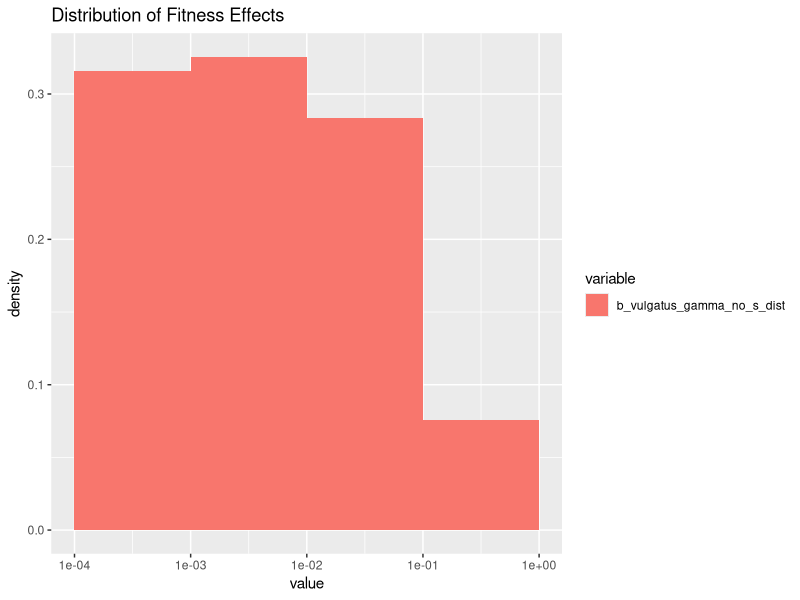
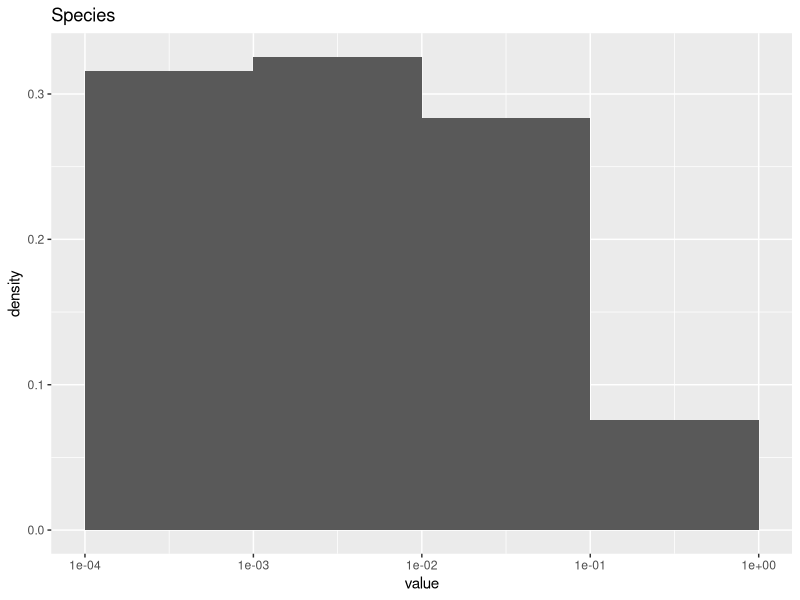
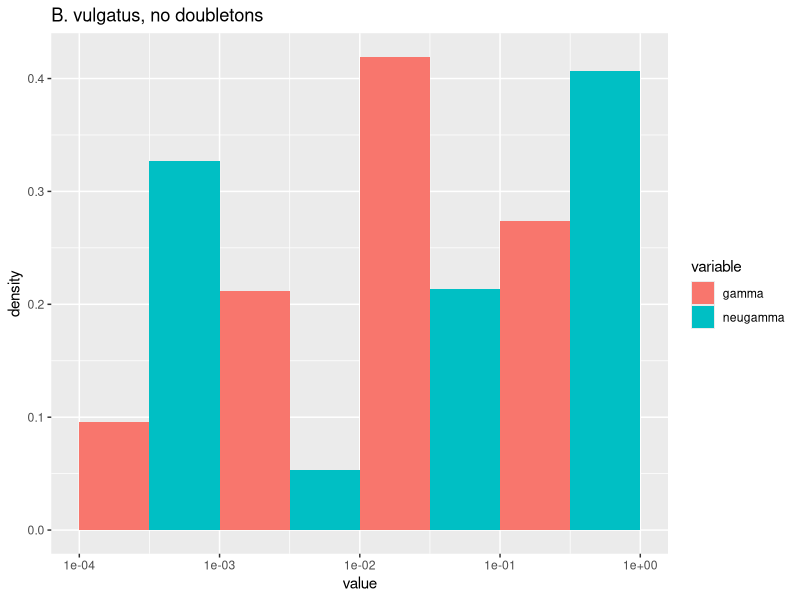
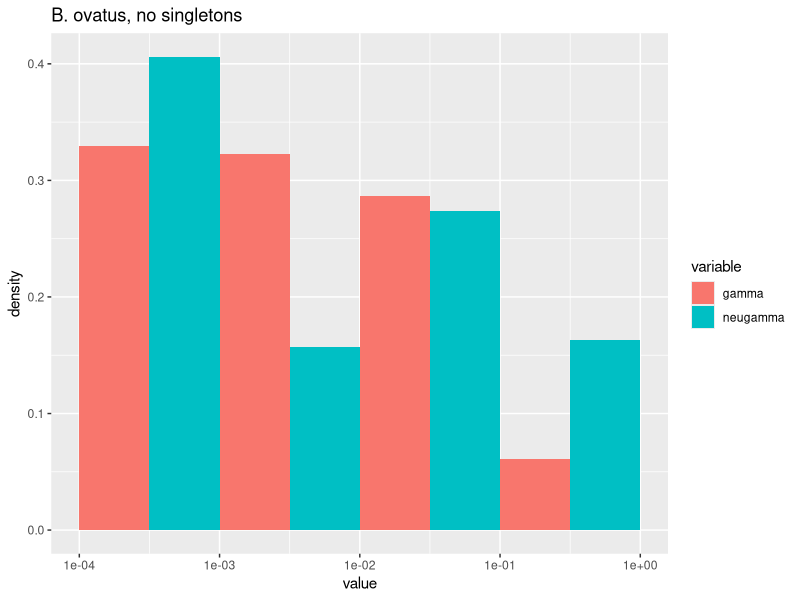
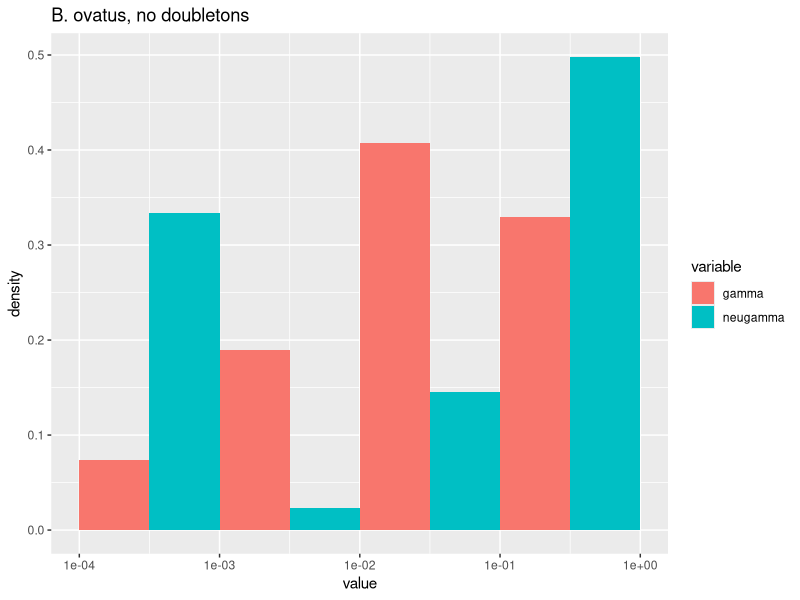
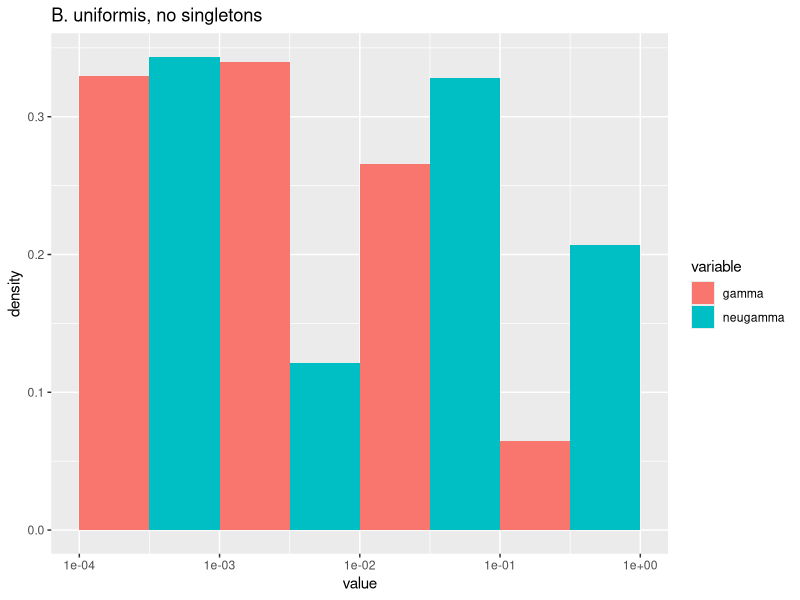
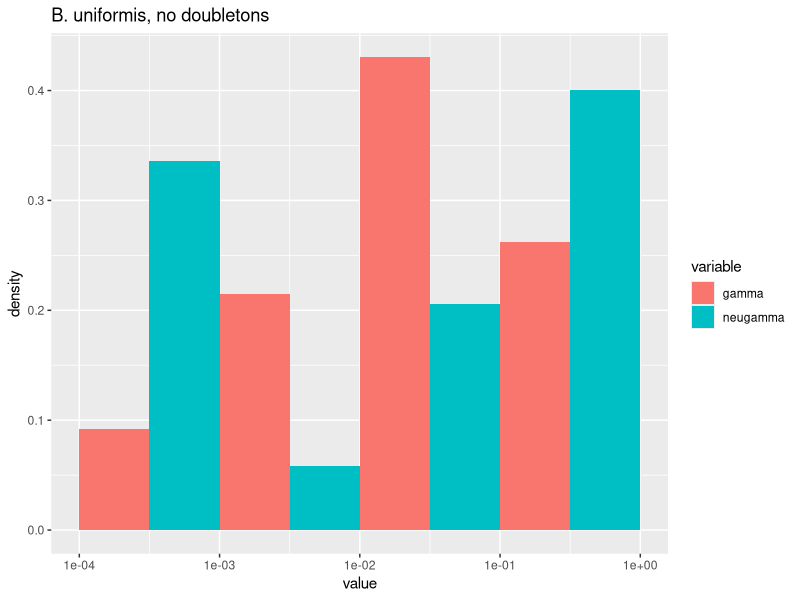
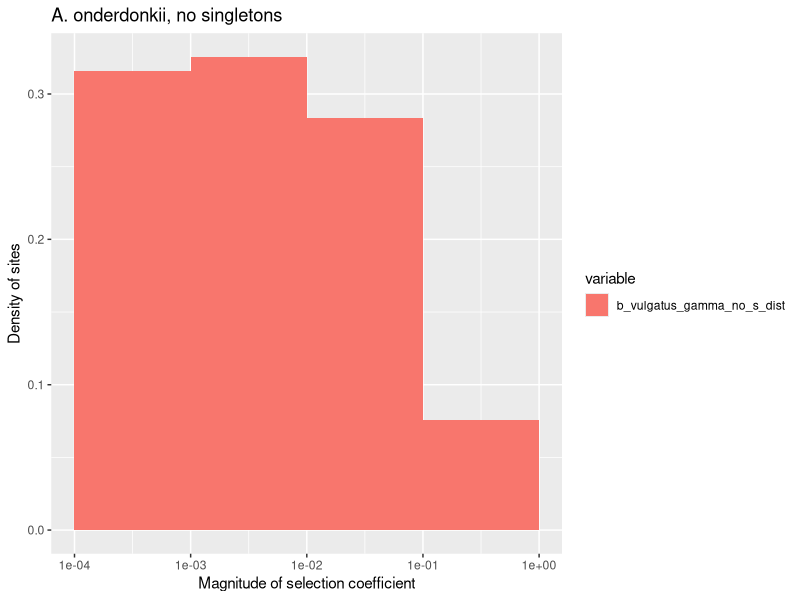

R code for these plots, in order:
# DFE_visual_comparison.R
# Author: Jonathan Mah
# Date: 20210316
# This script is used to visually compare different DFE's.

library(ggplot2)
library(reshape2)

set.seed(1)

# B_vulgatus

b_vulgatus_gamma_no_s_shape = 0.0280127
b_vulgatus_gamma_no_s_scale = 0.1547839

b_vulgatus_gamma_no_s_dist = rgamma(10000, shape=b_vulgatus_gamma_no_s_shape, scale=b_vulgatus_gamma_no_s_scale)

b_vulgatus_neugamma_no_s_shape = 0.3280127
b_vulgatus_neugamma_no_s_scale = 0.2547839

b_vulgatus_neugamma_no_s_dist = rgamma(10000, shape=b_vulgatus_neugamma_no_s_shape, scale=b_vulgatus_neugamma_no_s_scale)

b_vulgatus_neugamma_no_s_dist[1:3000] = 0.0002

b_vulgatus_no_s_df = data.frame(gamma=b_vulgatus_gamma_no_s_dist,
                                neugamma=b_vulgatus_neugamma_no_s_dist)

b_vulgatus_no_s_df = data.frame(b_vulgatus_gamma_no_s_dist)

ggplot(melt(b_vulgatus_no_s_df), aes(x=value, y=..density.., fill = variable)) + 
  geom_histogram(position = "dodge",
                 breaks=c(0.0001, 0.001, 0.01, 0.1, 1),
    bins=100) +
  scale_x_log10() +
  ggtitle('Distribution of Fitness Effects')

ggplot(melt(b_vulgatus_gamma_no_s_dist), aes(x=value, y=..density..)) +
  geom_histogram(position='dodge',
                 breaks=c(0.0001, 0.001,  0.01, 0.1, 1)) +
  scale_x_log10() +
  ggtitle('Species')

b_vulgatus_gamma_no_d_shape = 0.3562186
b_vulgatus_gamma_no_d_scale = 0.2356798

b_vulgatus_gamma_no_d_dist = rgamma(10000, shape=b_vulgatus_gamma_no_d_shape, scale=b_vulgatus_gamma_no_d_scale)

b_vulgatus_neugamma_no_d_shape = 0.6357227
b_vulgatus_neugamma_no_d_scale = 0.4673892

b_vulgatus_neugamma_no_d_dist = rgamma(10000, shape=b_vulgatus_neugamma_no_d_shape, scale=b_vulgatus_neugamma_no_d_scale)

b_vulgatus_neugamma_no_d_dist[1:3000] = 0.0002

b_vulgatus_no_d_df = data.frame(gamma=b_vulgatus_gamma_no_d_dist,
                                neugamma=b_vulgatus_neugamma_no_d_dist)

ggplot(melt(b_vulgatus_no_d_df), aes(x=value, y=..density.., fill = variable)) + 
  geom_histogram(position = "dodge",
                 breaks=c(0.0001, 0.001, 0.01, 0.1, 1)) +
  scale_x_log10() +
  ggtitle('B. vulgatus, no doubletons')

# B_ovatus

b_ovatus_gamma_no_s_shape = 0.0253678
b_ovatus_gamma_no_s_scale = 0.1463287

b_ovatus_gamma_no_s_dist = rgamma(10000, shape=b_ovatus_gamma_no_s_shape, scale=b_ovatus_gamma_no_s_scale)

b_ovatus_neugamma_no_s_shape = 0.3063287
b_ovatus_neugamma_no_s_scale = 0.2239760

b_ovatus_neugamma_no_s_dist = rgamma(10000, shape=b_ovatus_neugamma_no_s_shape, scale=b_ovatus_neugamma_no_s_scale)

b_ovatus_neugamma_no_s_dist[1:3000] = 0.0002

b_ovatus_no_s_df = data.frame(gamma=b_ovatus_gamma_no_s_dist,
                                neugamma=b_ovatus_neugamma_no_s_dist)

ggplot(melt(b_ovatus_no_s_df), aes(x=value, y=..density.., fill = variable)) + 
  geom_histogram(position = "dodge",
                 breaks=c(0.0001, 0.001, 0.01, 0.1, 1)) +
  scale_x_log10() +
  ggtitle('B. ovatus, no singletons')

b_ovatus_gamma_no_d_shape = 0.3961328
b_ovatus_gamma_no_d_scale = 0.2673281

b_ovatus_gamma_no_d_dist = rgamma(10000, shape=b_ovatus_gamma_no_d_shape, scale=b_ovatus_gamma_no_d_scale)

b_ovatus_neugamma_no_d_shape = 0.8367219
b_ovatus_neugamma_no_d_scale = 0.56783939

b_ovatus_neugamma_no_d_dist = rgamma(10000, shape=b_ovatus_neugamma_no_d_shape, scale=b_ovatus_neugamma_no_d_scale)

b_ovatus_neugamma_no_d_dist[1:3000] = 0.0002

b_ovatus_no_d_df = data.frame(gamma=b_ovatus_gamma_no_d_dist,
                                neugamma=b_ovatus_neugamma_no_d_dist)

ggplot(melt(b_ovatus_no_d_df), aes(x=value, y=..density.., fill = variable)) + 
  geom_histogram(position = "dodge",
                 breaks=c(0.0001, 0.001, 0.01, 0.1, 1)) +
  scale_x_log10() +
  ggtitle('B. ovatus, no doubletons')

# B_uniformis

b_uniformis_gamma_no_s_shape = 0.0237283
b_uniformis_gamma_no_s_scale = 0.1453879

b_uniformis_gamma_no_s_dist = rgamma(10000, shape=b_uniformis_gamma_no_s_shape, scale=b_uniformis_gamma_no_s_scale)

b_uniformis_neugamma_no_s_shape = 0.5361287
b_uniformis_neugamma_no_s_scale = 0.1643872

b_uniformis_neugamma_no_s_dist = rgamma(10000, shape=b_uniformis_neugamma_no_s_shape, scale=b_uniformis_neugamma_no_s_scale)

b_uniformis_neugamma_no_s_dist[1:3000] = 0.0002

b_uniformis_no_s_df = data.frame(gamma=b_uniformis_gamma_no_s_dist,
                                 neugamma=b_uniformis_neugamma_no_s_dist)

ggplot(melt(b_uniformis_no_s_df), aes(x=value, y=..density.., fill = variable)) + 
  geom_histogram(position = "dodge",
                 breaks=c(0.0001, 0.001, 0.01, 0.1, 1)) +
  scale_x_log10() +
  ggtitle('B. uniformis, no singletons')

b_uniformis_gamma_no_d_shape = 0.3863287
b_uniformis_gamma_no_d_scale = 0.2036871

b_uniformis_gamma_no_d_dist = rgamma(10000, shape=b_uniformis_gamma_no_d_shape, scale=b_uniformis_gamma_no_d_scale)

b_uniformis_neugamma_no_d_shape = 0.5849327
b_uniformis_neugamma_no_d_scale = 0.5789321

b_uniformis_neugamma_no_d_dist = rgamma(10000, shape=b_uniformis_neugamma_no_d_shape, scale=b_uniformis_neugamma_no_d_scale)

b_uniformis_neugamma_no_d_dist[1:3000] = 0.0002

b_uniformis_no_d_df = data.frame(gamma=b_uniformis_gamma_no_d_dist,
                                neugamma=b_uniformis_neugamma_no_d_dist)

ggplot(melt(b_uniformis_no_d_df), aes(x=value, y=..density.., fill = variable)) + 
  geom_histogram(position = "dodge",
                 breaks=c(0.0001, 0.001, 0.01, 0.1, 1)) +
  scale_x_log10() +
  ggtitle('B. uniformis, no doubletons')


# 

ggplot(melt(b_vulgatus_no_s_df), aes(x=value, y=..density.., fill = variable)) + 
  geom_histogram(position = "dodge",
                 breaks=c(0.0001, 0.001, 0.01, 0.1, 1)) +
  scale_x_log10() +
  xlab('Magnitude of selection coefficient') +
  ylab('Density of sites') +
  ggtitle('A. onderdonkii, no singletons')

ggplot(melt(b_ovatus_no_s_df), aes(x=value, y=..density.., fill = variable)) + 
  geom_histogram(position = "dodge",
                 breaks=c(0.0001, 0.001, 0.01, 0.1, 1)) +
  scale_x_log10() +
  xlab('Magnitude of selection coefficient') +
  ylab('Density of sites') +
  ggtitle('B. thetaiotaomicron, no singletons')

ggplot(melt(b_uniformis_no_s_df), aes(x=value, y=..density.., fill = variable)) + 
  geom_histogram(position = "dodge",
                 breaks=c(0.0001, 0.001, 0.01, 0.1, 1)) +
  scale_x_log10() +
  xlab('Magnitude of selection coefficient') +
  ylab('Density of sites') +
  ggtitle('P. distasonis, no singletons')

ggplotColours <- function(n = 6, h = c(0, 360) + 15){
  if ((diff(h) %% 360) < 1) h[2] <- h[2] - 360/n
  hcl(h = (seq(h[1], h[2], length = n)), c = 100, l = 65)
}

gamma_dfe_data = data.frame(b_vulgatus_gamma_no_s_dist,
                            b_ovatus_gamma_no_s_dist,
                            b_uniformis_gamma_no_s_dist)
colnames(gamma_dfe_data) = c('A. onderdonkii', 'B. thetaiotaomicron', 'P. distasonis')

ggplot(melt(gamma_dfe_data), aes(x=value, y=..density.., fill=variable)) + 
  geom_histogram(position='dodge',
                 breaks=c(0.0001, 0.001, 0.01, 0.1, 1)) +
  scale_x_log10() +
  xlab('Magnitude of selection coefficient') +
  ylab('Density of sites') +
  ggtitle('Gamma-distributed DFE, no singletons')

neugamma_dfe_data = data.frame(b_vulgatus_neugamma_no_s_dist,
                               b_ovatus_neugamma_no_s_dist,
                               b_uniformis_neugamma_no_s_dist)
colnames(neugamma_dfe_data) = c('A. onderdonkii', 'B. thetaiotaomicron', 'P. distasonis')

ggplot(melt(neugamma_dfe_data), aes(x=value, y=..density.., fill=variable)) + 
  geom_histogram(position='dodge',
                 breaks=c(0.0001, 0.001, 0.01, 0.1, 1)) +
  scale_x_log10() +
  xlab('Magnitude of selection coefficient') +
  ylab('Density of sites') +
  ggtitle('Neutral + Gamma-distributed DFE, no singletons')

# A. finegoldii

a_finegoldii_gamma_no_s_shape = 0.0273179
a_finegoldii_gamma_no_s_scale = 0.1723789

a_finegoldii_gamma_no_s_dist = rgamma(10000, shape=a_finegoldii_gamma_no_s_shape, scale=a_finegoldii_gamma_no_s_scale)

# A. onderdonkii
# A. muciniphila

a_muciniphila_gamma_no_s_shape = 0.0258129
a_muciniphila_gamma_no_s_scale = 0.1487210

a_muciniphila_gamma_no_s_dist = rgamma(10000, shape=a_muciniphila_gamma_no_s_shape, scale=a_muciniphila_gamma_no_s_scale)

# B. bacterium

b_bacterium_gamma_no_s_shape = 0.0317382
b_bacterium_gamma_no_s_scale = 0.1712389

b_bacterium_gamma_no_s_dist = rgamma(10000, shape=b_bacterium_gamma_no_s_shape, scale=b_bacterium_gamma_no_s_scale)

# B. intestinihominis

b_intestinihominis_gamma_no_s_shape = 0.0247721
b_intestinihominis_gamma_no_s_scale = 0.1932167

b_intestinihominis_gamma_no_s_dist = rgamma(10000, shape=b_intestinihominis_gamma_no_s_shape, scale=b_intestinihominis_gamma_no_s_scale)

# B. thetaiotaomicron
# P. distasonis
# P. merdae

p_merdae_gamma_no_s_shape = 0.0222617
p_merdae_gamma_no_s_scale = 0.2183712

p_merdae_gamma_no_s_dist = rgamma(10000, shape=p_merdae_gamma_no_s_shape, scale=p_merdae_gamma_no_s_scale)

# P. sp

p_sp_gamma_no_s_shape = 0.0237321
p_sp_gamma_no_s_scale = 0.1551782

p_sp_gamma_no_s_dist = rgamma(10000, shape=p_sp_gamma_no_s_shape, scale=p_sp_gamma_no_s_scale)


gamma_dfe_data = data.frame(a_finegoldii_gamma_no_s_dist, b_vulgatus_gamma_no_s_dist, a_muciniphila_gamma_no_s_dist, 
                            b_bacterium_gamma_no_s_dist, b_intestinihominis_gamma_no_s_dist, b_ovatus_gamma_no_s_dist,
                            b_uniformis_gamma_no_s_dist, p_merdae_gamma_no_s_dist, p_sp_gamma_no_s_dist)
colnames(gamma_dfe_data) = c('A. finegoldii', 'A. onderdonkii', 'A. muciniphila', 
                             'B. bacterium', 'B. intestinihominis', 'B. thetaiotaomicron', 
                             'P. distasonis', 'P. merdae', 'P. sp')

ggplot(melt(gamma_dfe_data), aes(x=value, y=..density.., fill=variable)) + 
  geom_histogram(position='dodge',
                 breaks=c(0.0001, 0.001, 0.01, 0.1, 1)) +
  scale_x_log10() +
  xlab('Magnitude of selection coefficient') +
  ylab('Density of sites') +
  geom_vline(xintercept=1e-03) +
  geom_vline(xintercept=1e-02) +
  geom_vline(xintercept=1e-01) +
  ggtitle('Gamma-distributed DFE, no singletons')


# Sample data

set.seed(1)
x <- rgamma(10000, shape=0.05, scale=0.01)
# X-axis grid
x2 <- seq(min(x), max(x), length = 100)

# Normal curve
fun <- dnorm(x2, mean = mean(x), sd = sd(x))

# Histogram
ggplot(data.frame(x), aes(x)) +               # Histogram with log10 axis
  geom_histogram(bins = 100) +
  scale_x_log10()
